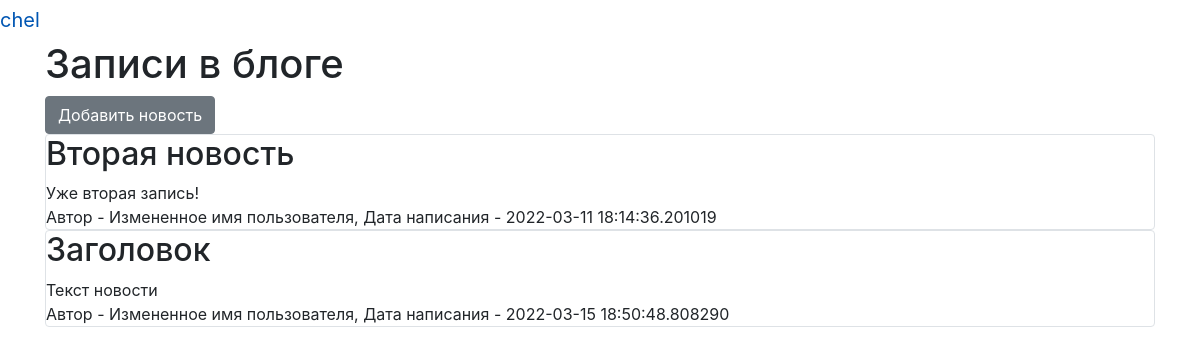
Before: / (signed in) with the older database file.
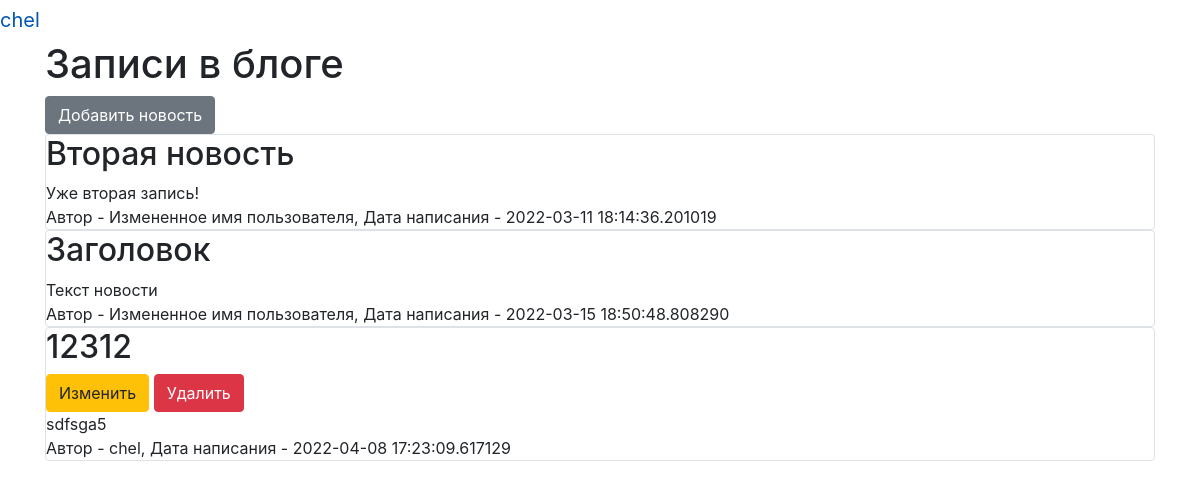
After: the same page with the newer database file.
### data/users.py (models this page shows, shortened)
class User(SqlAlchemyBase, UserMixin, SerializerMixin):
    __tablename__ = 'users'
    id = sqlalchemy.Column(sqlalchemy.Integer,
                           primary_key=True, autoincrement=True)
    name = sqlalchemy.Column(sqlalchemy.String, nullable=True)
    about = sqlalchemy.Column(sqlalchemy.String, nullable=True)
    email = sqlalchemy.Column(sqlalchemy.String,
                              index=True, unique=True, nullable=True)
    hashed_password = sqlalchemy.Column(sqlalchemy.String, nullable=True)
    created_date = sqlalchemy.Column(sqlalchemy.DateTime,
                                     default=datetime.datetime.now)
    news = orm.relation("News", back_populates='user')

### data/news.py (models this page shows)
class News(SqlAlchemyBase, UserMixin, SerializerMixin):
    __tablename__ = 'news'
    id = sqlalchemy.Column(sqlalchemy.Integer,
                           primary_key=True, autoincrement=True)
    title = sqlalchemy.Column(sqlalchemy.String, nullable=True)
    content = sqlalchemy.Column(sqlalchemy.String, nullable=True)
    created_date = sqlalchemy.Column(sqlalchemy.DateTime,
                                     default=datetime.datetime.now)
    is_private = sqlalchemy.Column(sqlalchemy.Boolean, default=True)
    user_id = sqlalchemy.Column(sqlalchemy.Integer,
                                sqlalchemy.ForeignKey("users.id"))
    user = orm.relation('User')

### main.py (the view)
@app.route("/")
def index():
    db_sess = db_session.create_session()
    if current_user.is_authenticated:
         news = db_sess.query(News).filter(
            (News.user == current_user) | (News.is_private != True))
    else:
        news = db_sess.query(News).filter(News.is_private != True)
    return render_template("index.html", news=news)

### data/db_session.py (called while the page is built)
def create_session() -> Session:
    global __factory
    return __factory()

### main.py (called while the page is built)
@login_manager.user_loader
def load_user(user_id):
    db_sess = db_session.create_session()
    return db_sess.query(User).get(user_id)

### templates/index.html
{% extends "base.html" %}
{% block content %}
<h1>Записи в блоге</h1>
{% if current_user.is_authenticated %}
    <a href="news" class="btn btn-secondary">Добавить новость</a>
{% endif %}
{% for item in news%}
<div class="col-md6 border rounded">
    <h2>{{item.title}}</h2>
    {% if current_user.is_authenticated and current_user == item.user %}
    <div>
        <a href="/news/{{ item.id }}" class="btn btn-warning">
            Изменить
        </a>
        <a href="/news_delete/{{ item.id }}" class="btn btn-danger">
            Удалить
        </a>
    </div>
    {% endif %}
    <div>
        {{item.content}}
    </div>
    <div>
        Автор - {{item.user.name}}, Дата написания - {{item.created_date}}
    </div>
</div>
{% endfor %}
{% endblock %}

### templates/base.html (shortened to what this page needs)
<!doctype html>
<html lang="en">
<head>
    <link rel="stylesheet"
          href="https://stackpath.bootstrapcdn.com/bootstrap/4.4.1/css/bootstrap.min.css"
>
</head>
<body>
<nav>
    {% if current_user.is_authenticated %}
    <a class="navbar-brand" href="/logout">{{ current_user.name }}</a>
    {% else %}
    <p>
        <a class="btn btn-primary " href="/register">Зарегистрироваться</a>
        <a class="btn btn-success" href="/login">Войти</a>
    </p>
{% endif %}
</nav>
<main role="main" class="container">
    {% block content %}{% endblock %}
</main>
</body>
</html>

Changed rows visible on the page:
added News: title "12312", content "sdfsga5", user.name "chel", created_date "2022-04-08 17:23:09.617129"
